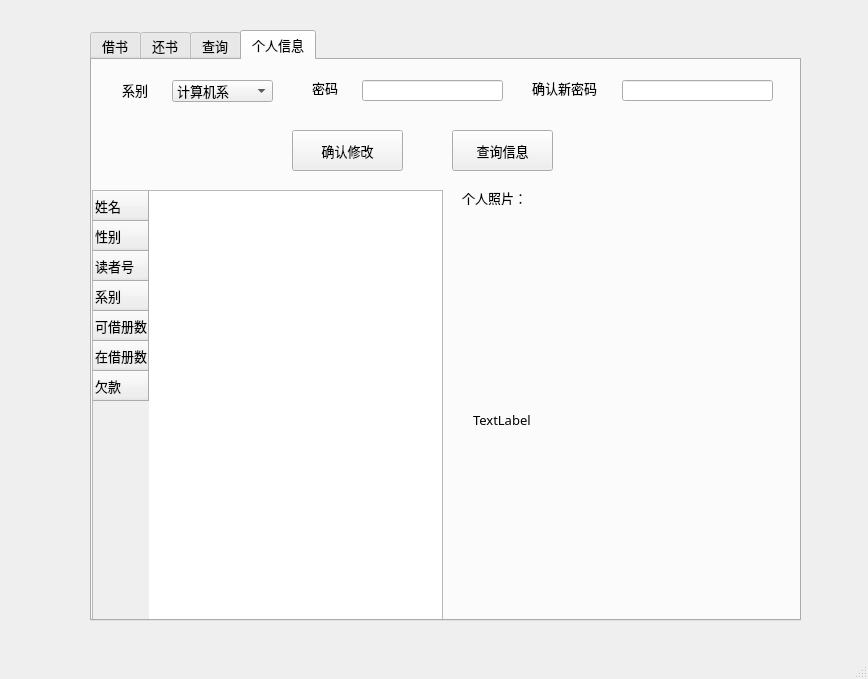
<?xml version="1.0" encoding="UTF-8"?>
<ui version="4.0">
 <class>MainWindow</class>
 <widget class="QMainWindow" name="MainWindow">
  <property name="geometry">
   <rect>
    <x>0</x>
    <y>0</y>
    <width>868</width>
    <height>679</height>
   </rect>
  </property>
  <property name="windowTitle">
   <string>MainWindow</string>
  </property>
  <widget class="QWidget" name="centralwidget">
   <widget class="QTabWidget" name="tabWidget">
    <property name="geometry">
     <rect>
      <x>90</x>
      <y>30</y>
      <width>711</width>
      <height>591</height>
     </rect>
    </property>
    <property name="font">
     <font>
      <family>宋体</family>
      <pointsize>10</pointsize>
     </font>
    </property>
    <property name="whatsThis">
     <string>&lt;html&gt;&lt;head/&gt;&lt;body&gt;&lt;p&gt;da&lt;/p&gt;&lt;/body&gt;&lt;/html&gt;</string>
    </property>
    <property name="currentIndex">
     <number>3</number>
    </property>
    <widget class="QWidget" name="tab">
     <attribute name="title">
      <string>借书</string>
     </attribute>
     <widget class="QTableWidget" name="tableWidget">
      <property name="geometry">
       <rect>
        <x>0</x>
        <y>60</y>
        <width>711</width>
        <height>421</height>
       </rect>
      </property>
      <column>
       <property name="text">
        <string>书名</string>
       </property>
      </column>
      <column>
       <property name="text">
        <string>书号</string>
       </property>
      </column>
      <column>
       <property name="text">
        <string>作者</string>
       </property>
      </column>
      <column>
       <property name="text">
        <string>类型</string>
       </property>
      </column>
      <column>
       <property name="text">
        <string>价格</string>
       </property>
      </column>
      <column>
       <property name="text">
        <string>出版社</string>
       </property>
      </column>
      <column>
       <property name="text">
        <string>馆藏册数</string>
       </property>
      </column>
      <column>
       <property name="text">
        <string>在馆册数</string>
       </property>
      </column>
      <column>
       <property name="text">
        <string>位置</string>
       </property>
      </column>
      <column>
       <property name="text">
        <string>被借次数</string>
       </property>
      </column>
     </widget>
     <widget class="QLabel" name="label">
      <property name="geometry">
       <rect>
        <x>40</x>
        <y>20</y>
        <width>61</width>
        <height>21</height>
       </rect>
      </property>
      <property name="font">
       <font>
        <family>宋体</family>
        <pointsize>10</pointsize>
       </font>
      </property>
      <property name="text">
       <string>书名</string>
      </property>
     </widget>
     <widget class="QLineEdit" name="lineEdit">
      <property name="geometry">
       <rect>
        <x>100</x>
        <y>10</y>
        <width>421</width>
        <height>31</height>
       </rect>
      </property>
     </widget>
     <widget class="QPushButton" name="pushButton">
      <property name="geometry">
       <rect>
        <x>560</x>
        <y>10</y>
        <width>93</width>
        <height>28</height>
       </rect>
      </property>
      <property name="text">
       <string>查询</string>
      </property>
     </widget>
     <widget class="QPushButton" name="pushButton_5">
      <property name="geometry">
       <rect>
        <x>290</x>
        <y>500</y>
        <width>101</width>
        <height>41</height>
       </rect>
      </property>
      <property name="text">
       <string>确认借书</string>
      </property>
     </widget>
    </widget>
    <widget class="QWidget" name="tab_3">
     <attribute name="title">
      <string>还书</string>
     </attribute>
     <widget class="QTableWidget" name="tableWidget_3">
      <property name="geometry">
       <rect>
        <x>-20</x>
        <y>70</y>
        <width>711</width>
        <height>421</height>
       </rect>
      </property>
      <column>
       <property name="text">
        <string>书名</string>
       </property>
      </column>
      <column>
       <property name="text">
        <string>书号</string>
       </property>
      </column>
      <column>
       <property name="text">
        <string>作者</string>
       </property>
      </column>
      <column>
       <property name="text">
        <string>类型</string>
       </property>
      </column>
      <column>
       <property name="text">
        <string>价格</string>
       </property>
      </column>
      <column>
       <property name="text">
        <string>出版社</string>
       </property>
      </column>
      <column>
       <property name="text">
        <string>馆藏册数</string>
       </property>
      </column>
      <column>
       <property name="text">
        <string>在馆册数</string>
       </property>
      </column>
      <column>
       <property name="text">
        <string>位置</string>
       </property>
      </column>
      <column>
       <property name="text">
        <string>被借次数</string>
       </property>
      </column>
      <column>
       <property name="text">
        <string>借阅日期</string>
       </property>
      </column>
      <column>
       <property name="text">
        <string>应还日期</string>
       </property>
      </column>
     </widget>
     <widget class="QPushButton" name="pushButton_6">
      <property name="geometry">
       <rect>
        <x>280</x>
        <y>510</y>
        <width>111</width>
        <height>41</height>
       </rect>
      </property>
      <property name="text">
       <string>确认还书</string>
      </property>
     </widget>
     <widget class="QPushButton" name="pushButton_7">
      <property name="geometry">
       <rect>
        <x>260</x>
        <y>20</y>
        <width>141</width>
        <height>28</height>
       </rect>
      </property>
      <property name="text">
       <string>查询当前借书情况</string>
      </property>
     </widget>
    </widget>
    <widget class="QWidget" name="tab_2">
     <attribute name="title">
      <string>查询</string>
     </attribute>
     <widget class="QTableWidget" name="tableWidget_2">
      <property name="geometry">
       <rect>
        <x>0</x>
        <y>140</y>
        <width>711</width>
        <height>421</height>
       </rect>
      </property>
      <column>
       <property name="text">
        <string>书名</string>
       </property>
      </column>
      <column>
       <property name="text">
        <string>书号</string>
       </property>
      </column>
      <column>
       <property name="text">
        <string>作者</string>
       </property>
      </column>
      <column>
       <property name="text">
        <string>类型</string>
       </property>
      </column>
      <column>
       <property name="text">
        <string>价格</string>
       </property>
      </column>
      <column>
       <property name="text">
        <string>出版社</string>
       </property>
      </column>
      <column>
       <property name="text">
        <string>馆藏册数</string>
       </property>
      </column>
      <column>
       <property name="text">
        <string>在馆册数</string>
       </property>
      </column>
      <column>
       <property name="text">
        <string>位置</string>
       </property>
      </column>
      <column>
       <property name="text">
        <string>被借次数</string>
       </property>
      </column>
     </widget>
     <widget class="QLabel" name="label_2">
      <property name="geometry">
       <rect>
        <x>40</x>
        <y>10</y>
        <width>41</width>
        <height>16</height>
       </rect>
      </property>
      <property name="font">
       <font>
        <family>宋体</family>
        <pointsize>10</pointsize>
       </font>
      </property>
      <property name="text">
       <string>书名</string>
      </property>
     </widget>
     <widget class="QLineEdit" name="lineEdit_2">
      <property name="geometry">
       <rect>
        <x>90</x>
        <y>10</y>
        <width>151</width>
        <height>21</height>
       </rect>
      </property>
     </widget>
     <widget class="QLabel" name="label_3">
      <property name="geometry">
       <rect>
        <x>40</x>
        <y>50</y>
        <width>72</width>
        <height>15</height>
       </rect>
      </property>
      <property name="font">
       <font>
        <family>宋体</family>
        <pointsize>10</pointsize>
       </font>
      </property>
      <property name="text">
       <string>书号</string>
      </property>
     </widget>
     <widget class="QLineEdit" name="lineEdit_3">
      <property name="geometry">
       <rect>
        <x>90</x>
        <y>50</y>
        <width>151</width>
        <height>21</height>
       </rect>
      </property>
     </widget>
     <widget class="QLabel" name="label_4">
      <property name="geometry">
       <rect>
        <x>40</x>
        <y>90</y>
        <width>72</width>
        <height>15</height>
       </rect>
      </property>
      <property name="font">
       <font>
        <family>宋体</family>
        <pointsize>10</pointsize>
       </font>
      </property>
      <property name="text">
       <string>作者</string>
      </property>
     </widget>
     <widget class="QLineEdit" name="lineEdit_4">
      <property name="geometry">
       <rect>
        <x>90</x>
        <y>90</y>
        <width>151</width>
        <height>21</height>
       </rect>
      </property>
     </widget>
     <widget class="QLabel" name="label_5">
      <property name="geometry">
       <rect>
        <x>280</x>
        <y>10</y>
        <width>51</width>
        <height>21</height>
       </rect>
      </property>
      <property name="font">
       <font>
        <family>宋体</family>
        <pointsize>10</pointsize>
       </font>
      </property>
      <property name="text">
       <string>类型</string>
      </property>
     </widget>
     <widget class="QLineEdit" name="lineEdit_5">
      <property name="geometry">
       <rect>
        <x>340</x>
        <y>10</y>
        <width>151</width>
        <height>21</height>
       </rect>
      </property>
     </widget>
     <widget class="QLabel" name="label_6">
      <property name="geometry">
       <rect>
        <x>280</x>
        <y>50</y>
        <width>72</width>
        <height>15</height>
       </rect>
      </property>
      <property name="font">
       <font>
        <family>宋体</family>
        <pointsize>10</pointsize>
       </font>
      </property>
      <property name="text">
       <string>出版社</string>
      </property>
     </widget>
     <widget class="QLineEdit" name="lineEdit_6">
      <property name="geometry">
       <rect>
        <x>340</x>
        <y>50</y>
        <width>151</width>
        <height>21</height>
       </rect>
      </property>
     </widget>
     <widget class="QPushButton" name="pushButton_2">
      <property name="geometry">
       <rect>
        <x>540</x>
        <y>20</y>
        <width>121</width>
        <height>28</height>
       </rect>
      </property>
      <property name="text">
       <string>根据条件查询</string>
      </property>
     </widget>
     <widget class="QPushButton" name="pushButton_3">
      <property name="geometry">
       <rect>
        <x>510</x>
        <y>70</y>
        <width>181</width>
        <height>28</height>
       </rect>
      </property>
      <property name="text">
       <string>查询所有（无需条件）</string>
      </property>
     </widget>
     <widget class="QLabel" name="label_7">
      <property name="geometry">
       <rect>
        <x>280</x>
        <y>90</y>
        <width>72</width>
        <height>15</height>
       </rect>
      </property>
      <property name="font">
       <font>
        <family>宋体</family>
        <pointsize>10</pointsize>
       </font>
      </property>
      <property name="text">
       <string>位置</string>
      </property>
     </widget>
     <widget class="QLineEdit" name="lineEdit_7">
      <property name="geometry">
       <rect>
        <x>340</x>
        <y>90</y>
        <width>151</width>
        <height>21</height>
       </rect>
      </property>
     </widget>
    </widget>
    <widget class="QWidget" name="tab_4">
     <attribute name="title">
      <string>个人信息</string>
     </attribute>
     <widget class="QLabel" name="label_9">
      <property name="geometry">
       <rect>
        <x>30</x>
        <y>20</y>
        <width>72</width>
        <height>20</height>
       </rect>
      </property>
      <property name="text">
       <string>系别</string>
      </property>
     </widget>
     <widget class="QPushButton" name="pushButton_4">
      <property name="geometry">
       <rect>
        <x>200</x>
        <y>70</y>
        <width>111</width>
        <height>41</height>
       </rect>
      </property>
      <property name="text">
       <string>确认修改</string>
      </property>
     </widget>
     <widget class="QLabel" name="label_12">
      <property name="geometry">
       <rect>
        <x>220</x>
        <y>20</y>
        <width>72</width>
        <height>15</height>
       </rect>
      </property>
      <property name="text">
       <string>密码</string>
      </property>
     </widget>
     <widget class="QLineEdit" name="lineEdit_11">
      <property name="geometry">
       <rect>
        <x>270</x>
        <y>20</y>
        <width>141</width>
        <height>21</height>
       </rect>
      </property>
      <property name="echoMode">
       <enum>QLineEdit::Password</enum>
      </property>
     </widget>
     <widget class="QComboBox" name="comboBox">
      <property name="geometry">
       <rect>
        <x>80</x>
        <y>20</y>
        <width>101</width>
        <height>22</height>
       </rect>
      </property>
      <item>
       <property name="text">
        <string>计算机系</string>
       </property>
      </item>
      <item>
       <property name="text">
        <string>数学系</string>
       </property>
      </item>
      <item>
       <property name="text">
        <string>物理系</string>
       </property>
      </item>
     </widget>
     <widget class="QLabel" name="label_8">
      <property name="geometry">
       <rect>
        <x>440</x>
        <y>20</y>
        <width>91</width>
        <height>16</height>
       </rect>
      </property>
      <property name="text">
       <string>确认新密码</string>
      </property>
     </widget>
     <widget class="QLineEdit" name="lineEdit_8">
      <property name="geometry">
       <rect>
        <x>530</x>
        <y>20</y>
        <width>151</width>
        <height>21</height>
       </rect>
      </property>
      <property name="echoMode">
       <enum>QLineEdit::Password</enum>
      </property>
     </widget>
     <widget class="QPushButton" name="pushButton_8">
      <property name="geometry">
       <rect>
        <x>360</x>
        <y>70</y>
        <width>101</width>
        <height>41</height>
       </rect>
      </property>
      <property name="text">
       <string>查询信息</string>
      </property>
     </widget>
     <widget class="QTableWidget" name="tableWidget_4">
      <property name="geometry">
       <rect>
        <x>0</x>
        <y>130</y>
        <width>351</width>
        <height>431</height>
       </rect>
      </property>
      <row>
       <property name="text">
        <string>姓名</string>
       </property>
      </row>
      <row>
       <property name="text">
        <string>性别</string>
       </property>
      </row>
      <row>
       <property name="text">
        <string>读者号</string>
       </property>
      </row>
      <row>
       <property name="text">
        <string>系别</string>
       </property>
      </row>
      <row>
       <property name="text">
        <string>可借册数</string>
       </property>
      </row>
      <row>
       <property name="text">
        <string>在借册数</string>
       </property>
      </row>
      <row>
       <property name="text">
        <string>欠款</string>
       </property>
      </row>
     </widget>
     <widget class="QLabel" name="label_10">
      <property name="geometry">
       <rect>
        <x>381</x>
        <y>174</y>
        <width>301</width>
        <height>371</height>
       </rect>
      </property>
      <property name="text">
       <string>TextLabel</string>
      </property>
     </widget>
     <widget class="QLabel" name="label_11">
      <property name="geometry">
       <rect>
        <x>370</x>
        <y>130</y>
        <width>72</width>
        <height>15</height>
       </rect>
      </property>
      <property name="text">
       <string>个人照片：</string>
      </property>
     </widget>
    </widget>
   </widget>
  </widget>
  <widget class="QMenuBar" name="menubar">
   <property name="geometry">
    <rect>
     <x>0</x>
     <y>0</y>
     <width>868</width>
     <height>26</height>
    </rect>
   </property>
  </widget>
  <widget class="QStatusBar" name="statusbar"/>
 </widget>
 <resources/>
 <connections/>
</ui>
